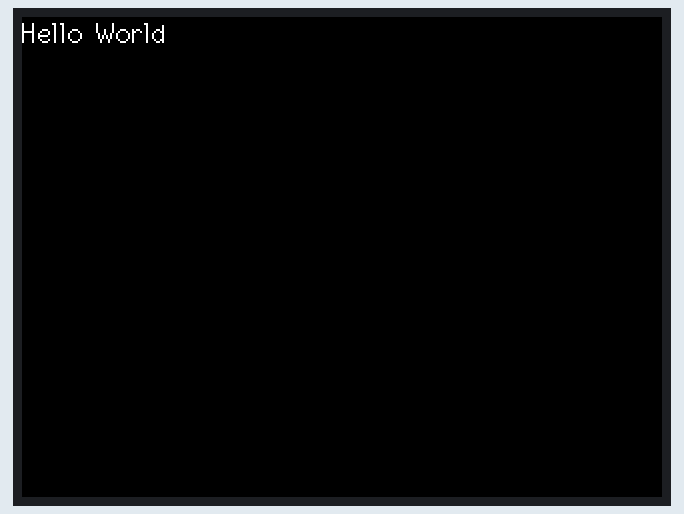
Simulated run of this sketch. Board: ESP32. On the bench: 320×240 colour display.

Above: at 0.2 s.
At 1.2 s:
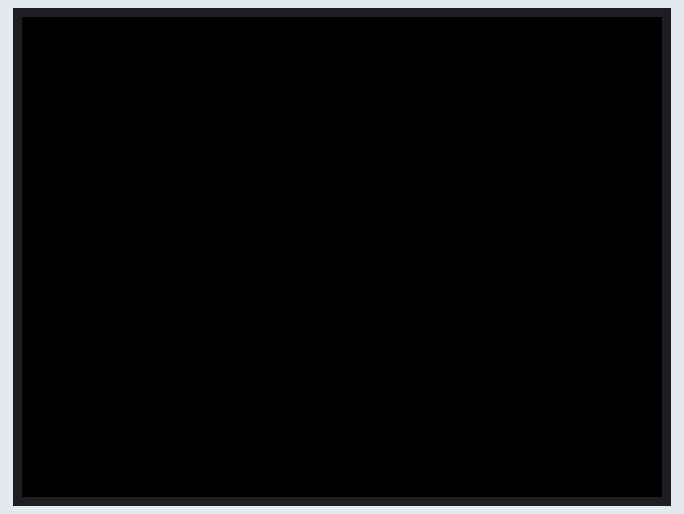

Measured:
- what the display in image 1 shows lasts 1.0 s, from 1.2 s to 2.2 s

The sketch:

hello_world.ino
```cpp
#include <M5Stack.h>

void setup() {
  M5.begin();
}

void loop() {
  M5.Lcd.setCursor(0, 0, 2);
  M5.Lcd.print("Hello World");

  delay(1000);

  M5.Lcd.clear();

  delay(1000);
}
```
